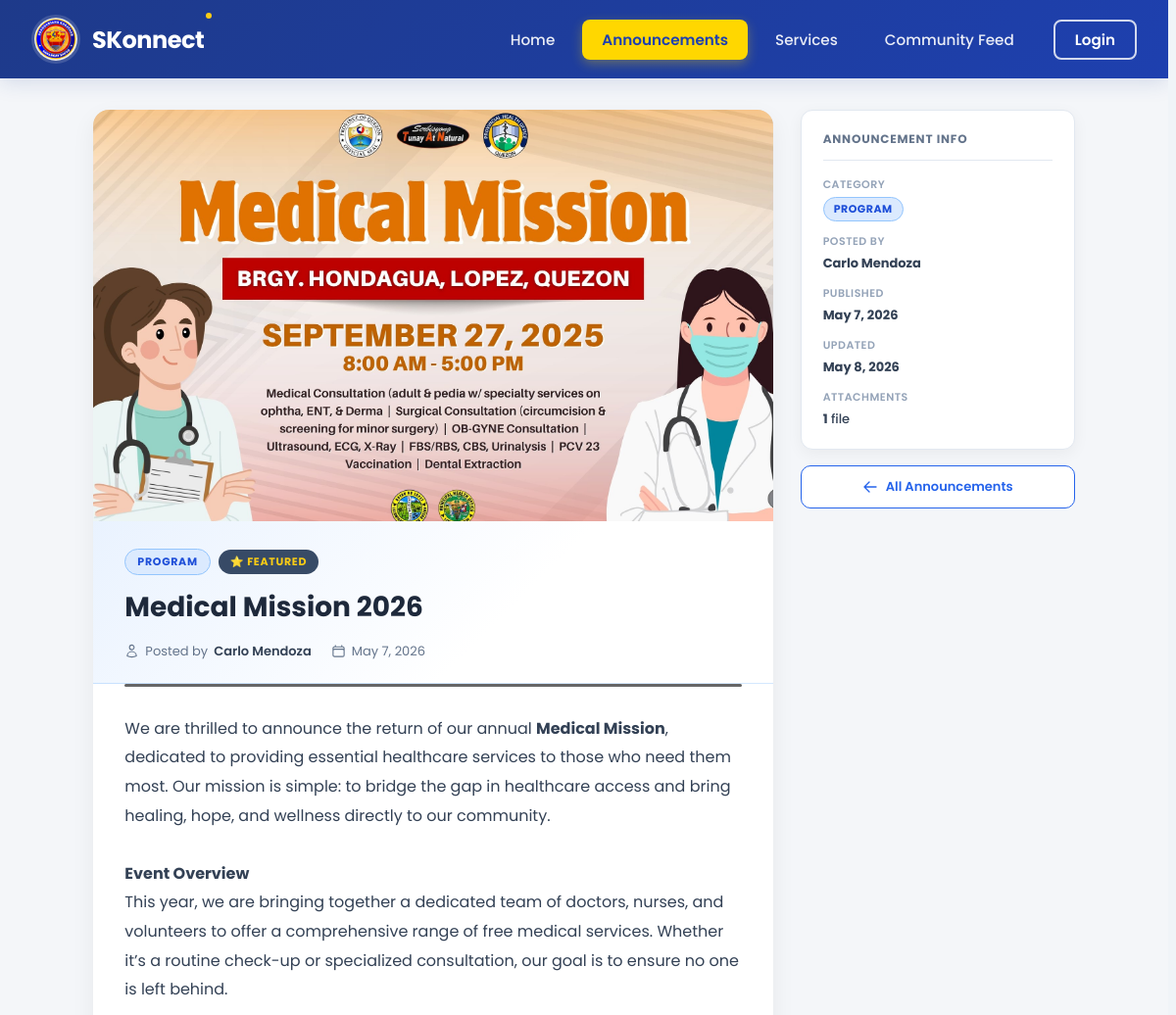
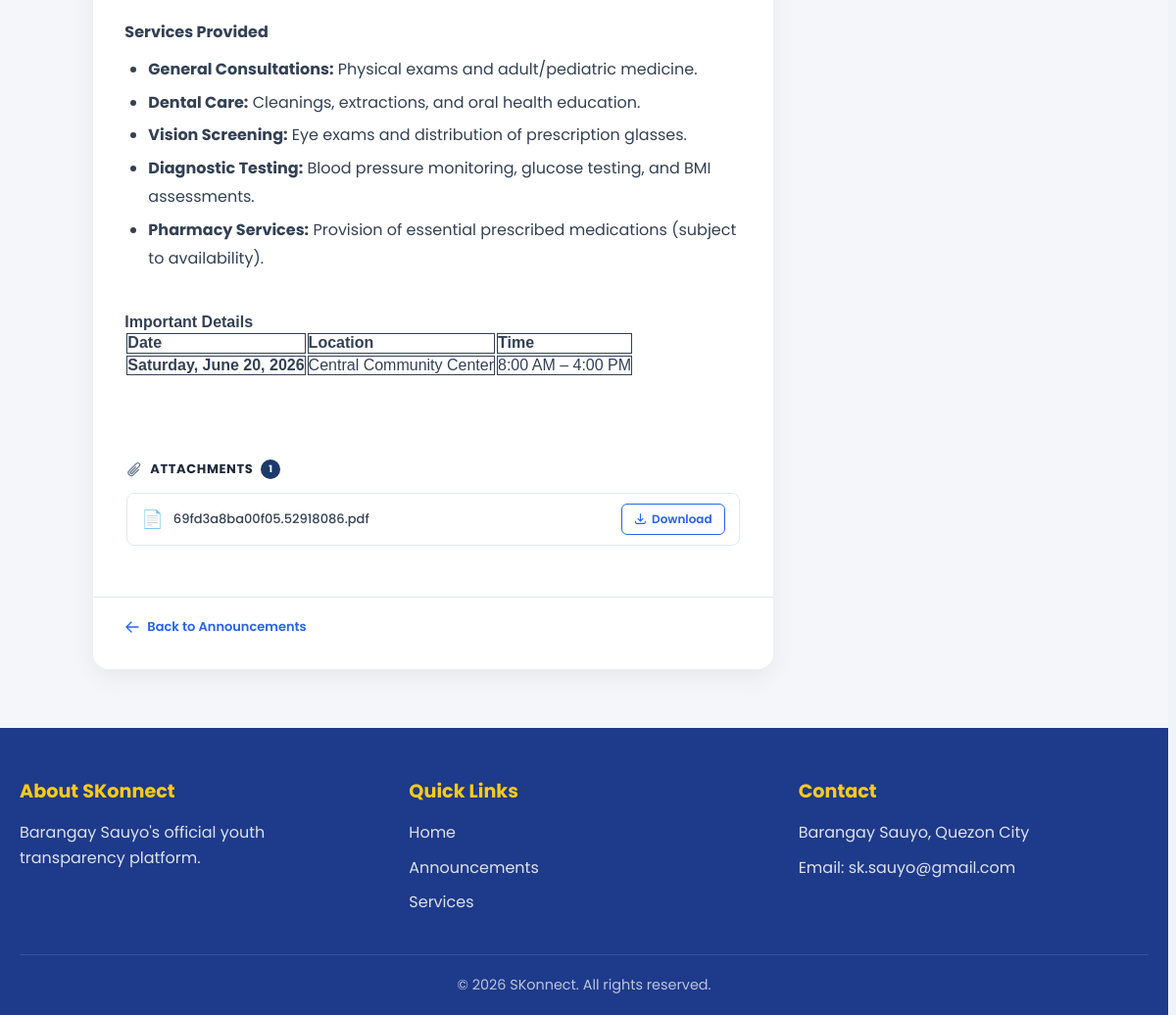
The page /views/public/announcement_view.php?id=57 on the database its author committed (2 pictures, top to bottom).
### tables this page shows
CREATE TABLE `announcements` (
  `id` int(11) NOT NULL,
  `title` varchar(255) NOT NULL,
  `content` text NOT NULL,
  `category` enum('event','program','notice','meeting','urgent') NOT NULL,
  `featured` tinyint(1) DEFAULT 0,
  `featured_at` timestamp NULL DEFAULT NULL,
  `banner_img` varchar(500) DEFAULT NULL,
  `author_id` int(11) NOT NULL,
  `published_at` timestamp NOT NULL DEFAULT current_timestamp(),
  `updated_at` timestamp NOT NULL DEFAULT current_timestamp() ON UPDATE current_timestamp(),
  `expired_at` date DEFAULT NULL,
  `status` enum('active','draft','archived') NOT NULL DEFAULT 'active',
  `archived_at` timestamp NULL DEFAULT NULL
);

CREATE TABLE `announcement_files` (
  `id` int(11) NOT NULL,
  `announcement_id` int(11) NOT NULL,
  `file_path` varchar(500) NOT NULL
);

### backend/models/AnnouncementModel.php (called while the page is built, shortened)
<?php
require_once __DIR__ . '/../config/database.php';
class AnnouncementModel {
    private $conn;
    public function __construct() {
        $db = new Database();
        $this->conn = $db->getConnection();
    }
    public function getById(int $id): array|false {
        $stmt = $this->conn->prepare(
            "SELECT a.*, CONCAT(u.first_name, ' ', u.last_name) AS author_name
             FROM announcements a
             JOIN users u ON u.id = a.author_id
             WHERE a.id = :id"
        );
        $stmt->execute([':id' => $id]);
        return $stmt->fetch(PDO::FETCH_ASSOC);
    }
    public function getFiles(int $announcementId): array {
        $stmt = $this->conn->prepare(
            "SELECT * FROM announcement_files WHERE announcement_id = :aid"
        );
        $stmt->execute([':aid' => $announcementId]);
        return $stmt->fetchAll(PDO::FETCH_ASSOC);
    }
}
?>

### backend/config/database.php (called while the page is built, shortened)
<?php
class Database {
    private $host = "localhost";
    private $db_name = "skonnect";
    private $username = "root";
    private $password = "";
    public function getConnection() {
        $this->conn = null;
        try {
            $this->conn = new PDO(
                "mysql:host=" . $this->host . ";dbname=" . $this->db_name,
                $this->username,
                $this->password
            );
            $this->conn->setAttribute(PDO::ATTR_ERRMODE, PDO::ERRMODE_EXCEPTION);
            $this->conn->exec("set names utf8mb4");
        } catch(PDOException $exception) {
            header('Content-Type: application/json');
            echo json_encode([
                "status" => "error",
                "message" => "Database connection failed: " . $exception->getMessage()
            ]);
            exit;
        }
        return $this->conn;
    }
}
?>

### views/public/announcement_view.php (the view, shortened to what this page needs)
<?php
require_once __DIR__ . '/../../backend/models/AnnouncementModel.php';
$annModel = new AnnouncementModel();
$id  = (int) ($_GET['id'] ?? 0);
$ann = $id ? $annModel->getById($id) : null;
$files = $annModel->getFiles($id);
$catColors = [
    'event'   => ['bg' => '#d1fae5', 'color' => '#065f46', 'border' => '#6ee7b7', 'accent' => '#059669', 'bar' => '#059669'],
    'program' => ['bg' => '#dbeafe', 'color' => '#1d4ed8', 'border' => '#93c5fd', 'accent' => '#2563eb', 'bar' => '#2563eb'],
    'meeting' => ['bg' => '#ede9fe', 'color' => '#5b21b6', 'border' => '#c4b5fd', 'accent' => '#7c3aed', 'bar' => '#7c3aed'],
    'notice'  => ['bg' => '#fef3c7', 'color' => '#92400e', 'border' => '#fcd34d', 'accent' => '#d97706', 'bar' => '#d97706'],
    'urgent'  => ['bg' => '#fee2e2', 'color' => '#b91c1c', 'border' => '#fca5a5', 'accent' => '#dc2626', 'bar' => '#dc2626'],
];
$cat      = $ann['category'];
$theme    = $catColors[$cat] ?? $catColors['notice'];
$catLabel = ucfirst($cat);
$pubDate  = date('F j, Y', strtotime($ann['published_at']));
$pubDateDt = date('Y-m-d', strtotime($ann['published_at']));
$updDate  = $ann['updated_at'] ? date('F j, Y', strtotime($ann['updated_at'])) : null;
function fileIcon(string $path): string {
    $ext = strtolower(pathinfo($path, PATHINFO_EXTENSION));
    return match(true) {
        $ext === 'pdf'                                     => '📄',
        in_array($ext, ['doc','docx'])                     => '📝',
        in_array($ext, ['xls','xlsx'])                     => '📊',
        in_array($ext, ['png','jpg','jpeg','webp','gif']) => '🖼️',
        default                                            => '📎',
    };
}
?>
<!DOCTYPE html>
<html lang="en">
<head>
    <link rel="stylesheet" href="../../styles/global.css">
    <link rel="stylesheet" href="../../styles/public/header.css">
    <link rel="stylesheet" href="../../styles/public/footer.css">
    <link rel="stylesheet" href="../../styles/public/announcement_view.css">
</head>
<body>
<?php include __DIR__ . '/../../components/public/navbar.php'; ?>
<main class="pub-av-page">
    <div class="pub-av-layout">
        <article class="pub-av-main">
            <?php if ($ann['banner_img']): ?>
            <div class="pub-av-banner">
                <img src="<?= htmlspecialchars($ann['banner_img']) ?>" alt="<?= htmlspecialchars($ann['title']) ?>">
            </div>
            <?php endif; ?>
            <div class="pub-av-header" style="--cat-bg: <?= $theme['bg'] ?>; --cat-border: <?= $theme['border'] ?>;">
                <div class="pub-av-badges">
                    <span class="pub-av-cat-badge" style="background:<?= $theme['bg'] ?>;color:<?= $theme['color'] ?>;border:1px solid <?= $theme['border'] ?>;">
                        <?= $catLabel ?>
                    </span>
                    <?php if ($ann['featured']): ?>
                    <span class="pub-av-feat-badge">⭐ Featured</span>
                    <?php endif; ?>
                </div>
                <h1 class="pub-av-title"><?= htmlspecialchars($ann['title']) ?></h1>
                <div class="pub-av-meta">
                    <span>
                        Posted by <strong><?= htmlspecialchars($ann['author_name']) ?></strong>
                    </span>
                    <span>
                        <time datetime="<?= $pubDateDt ?>"><?= $pubDate ?></time>
                    </span>
                </div>
            </div>
            <div class="pub-av-accent-line"></div>
            <div class="pub-av-body">
                <?= $ann['content'] ?>
            </div>
            <?php if (!empty($files)): ?>
            <div class="pub-av-attachments">
                <h3 class="pub-av-attach-title">
                    Attachments <span class="pub-av-attach-count"><?= count($files) ?></span>
                </h3>
                <ul class="pub-av-attach-list">
                    <?php foreach ($files as $f): ?>
                    <li class="pub-av-attach-item">
                        <span class="pub-av-attach-icon"><?= fileIcon($f['file_path']) ?></span>
                        <span class="pub-av-attach-name"><?= htmlspecialchars(basename($f['file_path'])) ?></span>
                        <a href="<?= htmlspecialchars($f['file_path']) ?>" download class="pub-av-dl-btn">
                            <svg xmlns="http://www.w3.org/2000/svg" fill="none" viewBox="0 0 24 24" stroke-width="2" stroke="currentColor"><path stroke-linecap="round" stroke-linejoin="round" d="M3 16.5v2.25A2.25 2.25 0 0 0 5.25 21h13.5A2.25 2.25 0 0 0 21 18.75V16.5M16.5 12 12 16.5m0 0L7.5 12m4.5 4.5V3"/></svg>
                            Download
                        </a>
                    </li>
                    <?php endforeach; ?>
                </ul>
            </div>
            <?php endif; ?>
            <div class="pub-av-footer-nav">
                <a href="announcements.php" class="pub-av-back-btn">
                    <svg xmlns="http://www.w3.org/2000/svg" fill="none" viewBox="0 0 24 24" stroke-width="2" stroke="currentColor"><path stroke-linecap="round" stroke-linejoin="round" d="M10.5 19.5 3 12m0 0 7.5-7.5M3 12h18"/></svg>
                    Back to Announcements
                </a>
            </div>
        </article>
        <aside class="pub-av-sidebar">
            <div class="pub-av-info-card">
                <h3 class="pub-av-info-heading">Announcement Info</h3>
                <dl class="pub-av-info-list">
                    <div class="pub-av-info-row">
                        <dt>Category</dt>
                        <dd>
                            <span style="display:inline-flex;align-items:center;padding:3px 10px;font-size:11px;font-weight:700;text-transform:uppercase;letter-spacing:.5px;border-radius:20px;background:<?= $theme['bg'] ?>;color:<?= $theme['color'] ?>;border:1px solid <?= $theme['border'] ?>;">
                                <?= $catLabel ?>
                            </span>
                        </dd>
                    </div>
                    <div class="pub-av-info-row">
                        <dt>Posted by</dt>
                        <dd><strong><?= htmlspecialchars($ann['author_name']) ?></strong></dd>
                    </div>
                    <div class="pub-av-info-row">
                        <dt>Published</dt>
                        <dd><strong><?= $pubDate ?></strong></dd>
                    </div>
                    <?php if ($updDate): ?>
                    <div class="pub-av-info-row">
                        <dt>Updated</dt>
                        <dd><strong><?= $updDate ?></strong></dd>
                    </div>
                    <?php endif; ?>
                    <?php if (!empty($files)): ?>
                    <div class="pub-av-info-row">
                        <dt>Attachments</dt>
                        <dd><strong><?= count($files) ?></strong> file<?= count($files) > 1 ? 's' : '' ?></dd>
                    </div>
                    <?php endif; ?>
                </dl>
            </div>
            <a href="announcements.php" class="pub-av-sidebar-back">
                <svg xmlns="http://www.w3.org/2000/svg" fill="none" viewBox="0 0 24 24" stroke-width="2" stroke="currentColor"><path stroke-linecap="round" stroke-linejoin="round" d="M10.5 19.5 3 12m0 0 7.5-7.5M3 12h18"/></svg>
                All Announcements
            </a>
        </aside>
    </div>
</main>
<?php include __DIR__ . '/../../components/public/footer.php'; ?>
</body>
</html>

### styles/global.css (style rules this page uses)
:root { --primary-blue: #1e3a8a; --secondary-blue: #2563eb; --accent-yellow: #facc15; --text-dark: #1f2937; --text-light: #6b7280; --bg-light: #f8f9fa; --white: #ffffff; --border-color: #e5e7eb; --bg: #f0f3f8; --surface: #ffffff; --surface-2: #f8fafc; --border: #e2e8f0; --text-primary: #0f172a; --text-secondary: #475569; --text-muted: #94a3b8; --accent: #2563eb; --accent-hover: #1d4ed8; --shadow-sm: 0 1px 3px rgba(0, 0, 0, 0.06), 0 1px 2px rgba(0, 0, 0, 0.04); --shadow-md: 0 4px 12px rgba(0, 0, 0, 0.07), 0 2px 6px rgba(0, 0, 0, 0.04); --shadow-lg: 0 10px 28px rgba(0, 0, 0, 0.08), 0 4px 10px rgba(0, 0, 0, 0.04); --radius-sm: 8px; --radius-md: 14px; --radius-lg: 20px; --font-display: "DM Serif Display", Georgia, serif; --font-body: "DM Sans", Arial, sans-serif; --navy: #0f2545; --navy-mid: #1a3a6b; --blue: #1e5fa8; --blue-light: #2e7dd1; --gold: #c8922a; --gold-light: #e8b94a; --bg: #f0f4f8; --surface: #ffffff; --border: #d1dae6; --text-head: #0f2545; --text-body: #334155; --text-muted: #64748b; --red: #c0392b; --green: #1a7a4a; --radius: 10px; --shadow: 0 2px 12px rgba(15, 37, 69, 0.08); --shadow-md: 0 4px 24px rgba(15, 37, 69, 0.12); }
*, *::before, *::after { box-sizing: border-box; margin: 0; padding: 0; }
html { scroll-behavior: smooth; font-family: "Poppins", sans-serif; overflow-y: scroll; scrollbar-gutter: stable; }
body { background: var(--bg); color: var(--text-body); font-family: "Poppins", sans-serif; }

### rows shown on the page
announcements: banner_img (picture), category "PROGRAM", title "Medical Mission 2026", published_at "May 7, 2026", content "We are thrilled to announce the return of our annual Medical Mission , dedicated to providing essential healthcare services to those who need them most. Our mission is simple: to bridge the gap in healthcare access and bring healing, hope, and wellness directly to our community. Event Overview This year, we are bringing together a dedicated team of doctors, nurses, and volunteers to offer a comprehensive range of free medical services. Whether it’s a routine check-up or specialized consultation, our goal is to ensure no one is left behind. Services Provided General Consultations: Physical exams and adult/pediatric medicine. Dental Care: Cleanings, extractions, and oral health education.…", updated_at "May 8, 2026"
announcement_files: file_path "📄", file_path "69fd3a8ba00f05.52918086.pdf"

### other values the page prints
$label "Home Announcements Services Community Feed Login"
$ann['author_name'] "Carlo Mendoza"
count($files) "1"
